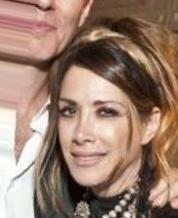
#> input picture data/celeba/img_align_celeba/002437.jpg, 178 x 218 px
$ python -i gui.py   (imports and definitions only)
#> lines starting #> are read from the running program, lines starting #| are printed output that depends on the picture; after the words box and inside, x2 and y2 are one past the last pixel; in counts of white or black regions, pixels touching at a corner belong together
"""
Interface graphique – fusion d'images par auto-encodeur.
Style Apple Glass (macOS), sidebar verticale, design moderne.
"""

import tkinter as tk
from tkinter import filedialog, messagebox
from PIL import Image, ImageTk, ImageDraw, ImageFilter
import numpy as np
import os
import zipfile
from datetime import datetime


# =============================================================================
# =============================================================================

FOND_PRINCIPAL = "#f0f0f5"
FOND_VERRE = "#ffffffcc"
FOND_SIDEBAR = "#1c1c1e"
TEXTE_PRINCIPAL = "#1d1d1f"
TEXTE_SECONDAIRE = "#86868b"
TEXTE_SIDEBAR = "#ffffff"
TEXTE_SIDEBAR_DIM = "#98989d"
ACCENT = "#007AFF"
ACCENT_HOVER = "#0056CC"
SELECTION_BORDURE = "#FF3B30"
CARTE_FOND = "#ffffff"
CARTE_BORDURE = "#e5e5ea"
SEPARATEUR = "#d1d1d6"
BOUTON_VERRE = "#e8e8ed"
BOUTON_VERRE_HOVER = "#d1d1d6"
SIDEBAR_HOVER = "#2c2c2e"
SIDEBAR_ACTIF = "#3a3a3c"
OMBRE = "#c7c7cc"

LARGEUR_FENETRE = 1100
HAUTEUR_FENETRE = 720
LARGEUR_SIDEBAR = 64
TAILLE_VIGNETTE = 110
COLONNES_GRILLE = 5
POLICE_TITRE = ("SF Pro Display", 26, "bold")
POLICE_SOUS_TITRE = ("SF Pro Text", 13)
POLICE_BOUTON = ("SF Pro Text", 12, "bold")
POLICE_PETIT = ("SF Pro Text", 11)
POLICE_SIDEBAR = ("SF Pro Text", 9)
POLICE_ICONE = ("SF Pro Text", 22)
RAYON_COIN = 12


# =============================================================================
# Utilitaires graphiques
# =============================================================================

def creer_image_arrondie(image_pil, taille, rayon=RAYON_COIN):
    """Applique un masque arrondi sur une image PIL."""
    image_pil = image_pil.resize((taille, taille), Image.LANCZOS)
    masque = Image.new("L", (taille, taille), 0)
    dessin = ImageDraw.Draw(masque)
    dessin.rounded_rectangle([(0, 0), (taille - 1, taille - 1)], rayon, fill=255)
    sortie = Image.new("RGBA", (taille, taille), (0, 0, 0, 0))
    sortie.paste(image_pil.convert("RGBA"), mask=masque)
    return sortie


def numpy_vers_photo(image_np, taille=TAILLE_VIGNETTE):
    """Convertit un array numpy (0-1, 64×64) en PhotoImage avec coins arrondis."""
    image_uint8 = (np.clip(image_np, 0, 1) * 255).astype(np.uint8)
    image_pil = Image.fromarray(image_uint8, mode="L").convert("RGB")
    image_arrondie = creer_image_arrondie(image_pil, taille)
    return ImageTk.PhotoImage(image_arrondie)


# =============================================================================
# Application principale
# =============================================================================

class Application(tk.Tk):
    # [180 lines left out: functions __init__, _creer_sidebar, _dessiner_icone_wiki, _dessiner_icone_reglages, _creer_bouton_sidebar, afficher_ecran and 3 more, not called in this run]

    def _ouvrir_wiki(self):
        messagebox.showinfo("Wiki", "Fonctionnalité à venir.")

    def _ouvrir_parametres(self):
        messagebox.showinfo("Réglages", "Fonctionnalité à venir.")


# =============================================================================
# Bouton Apple Glass
# =============================================================================

class BoutonVerre(tk.Canvas):
    """Bouton avec effet verre dépoli arrondi."""

    # [37 lines left out: functions __init__, _dessiner, not called in this run]


# =============================================================================
# Carte image cliquable
# =============================================================================

class CarteImage(tk.Frame):
    """Vignette avec coins arrondis, ombre et bordure de sélection."""

    # [39 lines left out: functions __init__, _clic, _maj_style, not called in this run]


# =============================================================================
# US#A / US#B — Accueil
# =============================================================================

class EcranAccueil(tk.Frame):
    # [53 lines left out: function __init__, not called in this run]

    def _demarrer(self):
        self.controleur.charger_echantillon()
        self.controleur.afficher_ecran("EcranSelection")


# =============================================================================
# US#C / US#D / US#E / US#F — Sélection
# =============================================================================

class EcranSelection(tk.Frame):
    # [72 lines left out: functions __init__, lors_affichage, _construire_grille, _clic_carte, not called in this run]

    def _maj_compteur(self):
        n = len(self.controleur.indices_selectionnes)
        self.label_compteur.config(text=f"{n} sélectionnée(s)")

    # [6 lines left out: function _fusionner, not called in this run]

    def _retour(self):
        self.controleur.afficher_ecran("EcranAccueil")


# =============================================================================
# US#G / US#H — Résultats
# =============================================================================

class EcranResultat(tk.Frame):
    # [70 lines left out: functions __init__, lors_affichage, _construire_grille, _clic_resultat, not called in this run]

    def _maj_compteur(self):
        n = len(self.controleur.indices_resultats_selectionnes)
        self.label_compteur.config(text=f"{n} sélectionnée(s)")

    def _sauvegarder(self):
        self.controleur.sauvegarder_resultats()

    def _recommencer(self):
        self.controleur.charger_echantillon()
        self.controleur.afficher_ecran("EcranSelection")


# =============================================================================
# Point d'entrée
# =============================================================================

# [3 lines not run here, left out]

>>> import cv2
>>> picture = cv2.imread('data/celeba/img_align_celeba/002437.jpg', cv2.IMREAD_GRAYSCALE)
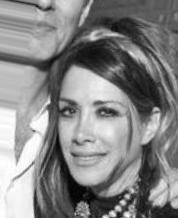
#> picture: shape (218, 178); min 0, max 255, mean 132.6
>>> result = numpy_vers_photo(picture)
#> in numpy_vers_photo, `image_uint8 = (np.clip(image_np, 0, 1) * 255).astype(np.uint8)`:
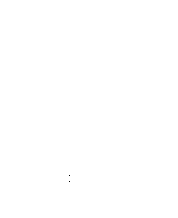
#> image_uint8: shape (218, 178); 100% white; black in thin lines or dots, all inside (x1, y1, x2, y2) = (69, 175, 70, 182)
#> in creer_image_arrondie, `masque = Image.new("L", (taille, taille), 0)`: masque: PIL image 110x110 L; every value is 0
#> in creer_image_arrondie, `sortie = Image.new("RGBA", (taille, taille), (0, 0, 0, 0))`: sortie: PIL image 110x110 RGBA; every value is 0

$ run again, on data/celeba/img_align_celeba/003740.jpg
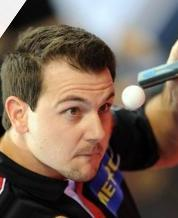
#> input picture data/celeba/img_align_celeba/003740.jpg, 178 x 218 px
#> `picture = cv2.imread('data/celeba/img_align_celeba/002437.jpg', cv2.IM..`:
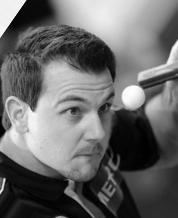
#> picture: shape (218, 178); min 0, max 255, mean 104.3
#> image_uint8: shape (218, 178); 99.7% white; black in thin lines or dots, all inside (x1, y1, x2, y2) = (0, 0, 149, 218)
#> in creer_image_arrondie, `image_pil = image_pil.resize((taille, taille), Image.LANCZOS)`:
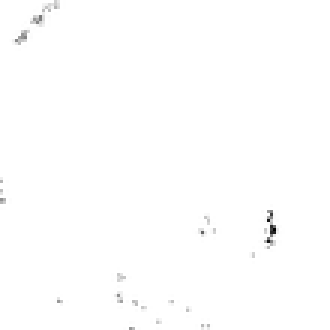
#> image_pil: PIL image 110x110 RGB (shown 3 times larger); min 0, max 255, mean 254.2
#> masque: PIL image 110x110 L; every value is 0
